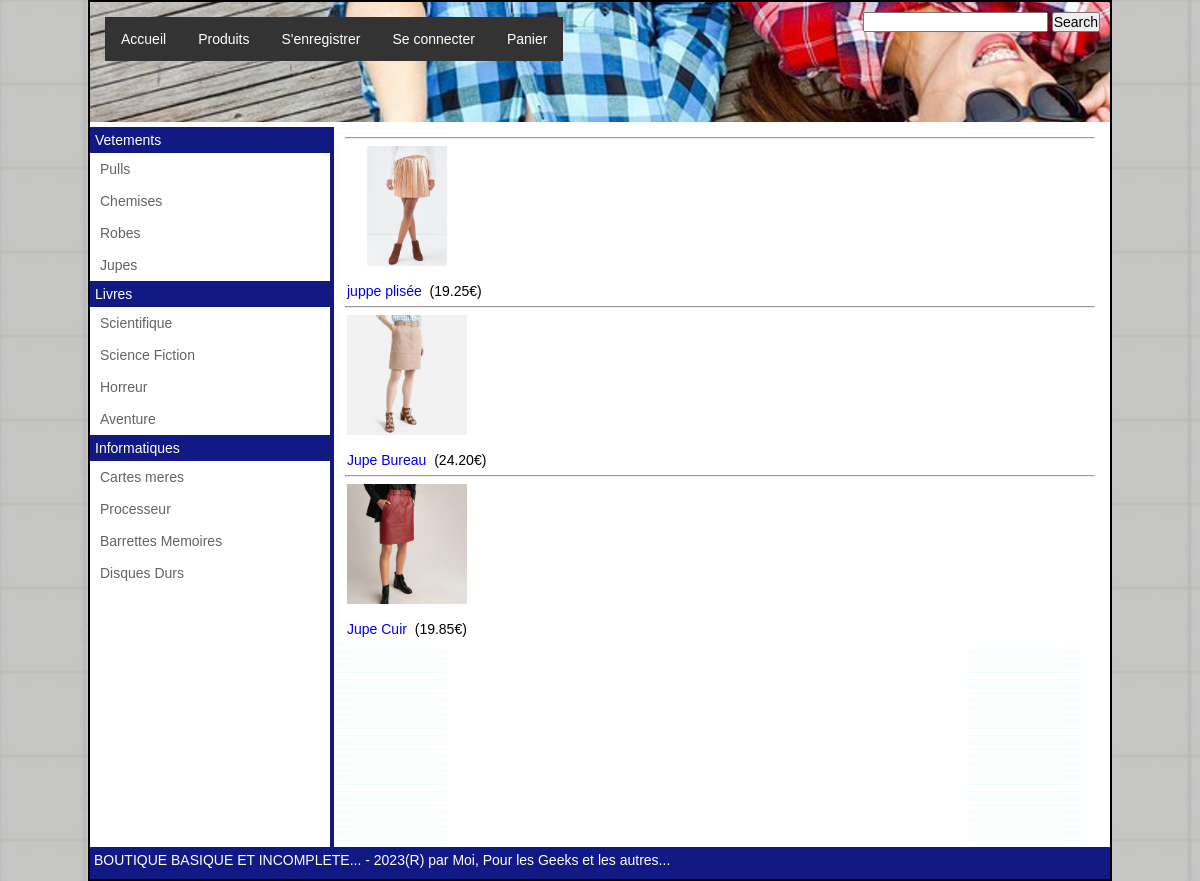
The page /index.php?idsscat=4 on the database its author committed.
### tables this page shows
CREATE TABLE `sous_categories` (
  `idsscategorie` int(11) NOT NULL,
  `nomsscategorie` varchar(48) NOT NULL,
  `idcategorieparent` int(11) NOT NULL
);

CREATE TABLE `produits` (
  `idArticle` int(11) NOT NULL,
  `nomArticle` varchar(64) DEFAULT NULL,
  `idSscategorie` int(11) DEFAULT NULL,
  `photoArticle` varchar(127) DEFAULT NULL,
  `descArticle` longtext,
  `prixArticle` decimal(5,2) DEFAULT NULL
);

### controllers/ctrl_main.php (called while the page is built, shortened)
<?php
require_once ("tools/config.php");
require_once ("tools/multiload.php");
$id_ssCat=0;
$id_Art=0;
if (isset($_GET['idsscat'])) {
    if(!empty($_GET["idsscat"])){
        $id_ssCat = protect_montexte($_GET["idsscat"]);
    }
    if( $id_ssCat <> 0){
        $modArticles = new ModArticles();
        $articles = $modArticles->getArticlesofSsCat($id_ssCat);
    }
} else if (isset($_GET['idart'])) {
    if(!empty($_GET["idart"])){
        $id_Art = protect_montexte($_GET["idart"]);
    }
    if( $id_Art <> 0){
        $modArticles = new ModArticles();
        $article = $modArticles->getArticle($id_Art);
        $str_inc ="views/view_article.php";
    }
} else if(isset($txtSearch) && !empty($txtSearch)){
    $str_inc ="resultSearch.php";
} else if(isset($_GET['all'])){
    $modArticles = new ModArticles();
    $allArticles = $modArticles->getAllArticles();
    $str_inc ="views/view_afficherall.php";
} else if(isset($_GET['act'])){
    $str_inc ="views/view_afficherpanier.php";
}else {
    $str_inc ="views/view_bienvenue.html";
}
require_once ("views/view_index.php");

### index.php (called while the page is built)
<?php
require_once ("controllers/ctrl_main.php");

### tools/multiload.php (called while the page is built, shortened)
<?php
spl_autoload_register(function ($className) {
    $dirs = ['models','tools'];
    try {
        foreach ($dirs as $dir) {
            $f = "$dir/$className.php";
            if (file_exists($f)) {
                $err = false;
                break;
            }
        }
    } catch (Exception $e) {
        echo "erreur : " . $e->getMessage();
        die();
    }
});

### models/modcategories.php (called while the page is built)
<?php
class ModCategories implements Conn_db
{
    private $conn;
    public function __construct()
    {
        try {
            $dsn = "mysql:host=localhost;dbname=".self::C_dbname;
            $this->conn = new PDO($dsn, self::C_dbuser, self::C_dbpass, array(PDO::ATTR_ERRMODE => PDO::ERRMODE_EXCEPTION));
        } catch (PDOException $p) {
            die('Erreur de connexion. Err : ' . $p->getMessage());
        }
    }
    public function getAllcategories()
    {
        $query = "SELECT * FROM categories";
        $res = $this->conn->query($query);
        return $res;
    }
    public function getSousCategories($id)
    {
        $query = "SELECT * FROM sous_categories where idcategorieparent = :idcat";
        $stmt = $this->conn->prepare($query);
        $stmt->bindParam(':idcat', $id, PDO::PARAM_INT);
        $stmt->execute();
        return $stmt;
    }
}

### models/modleftmenu.php (called while the page is built)
<?php
class ModLeftMenu
{
    public function buildLeftMenu()
    {
        $cat = new ModCategories();
        $qry_result = $cat->getAllcategories();
        $res = [];
        while ($row = $qry_result->fetch(PDO::FETCH_ASSOC)) {
            $res[$row['nomcategorie']] = [];
            $ssres = $cat->getSousCategories($row['idcategorie']);
            while($row_Ss = $ssres->fetch(PDO::FETCH_ASSOC)){
                array_push($res[$row['nomcategorie']], [$row_Ss['idsscategorie'],$row_Ss['nomsscategorie']]);
            }
        }
        return  $res;
    }
}

### models/modarticles.php (called while the page is built, shortened)
<?php
class ModArticles implements Conn_db
{
    private $conn;
    public function __construct()
    {
        try {
            $dsn = "mysql:host=localhost;dbname=".self::C_dbname;
            $this->conn = new PDO($dsn, self::C_dbuser, self::C_dbpass, array(PDO::ATTR_ERRMODE => PDO::ERRMODE_EXCEPTION));
        } catch (PDOException $p) {
            die('Erreur de connexion. Err : ' . $p->getMessage());
        }
    }
    function getArticlesofSsCat($idssCat){
        $query = "SELECT * FROM produits where idSscategorie = :idssCat";
        $stmt = $this->conn->prepare($query);
        $stmt->bindParam(':idssCat', $idssCat, PDO::PARAM_INT);
        $stmt->execute();
        return $stmt;
    }
}

### tools/config.php (called while the page is built, shortened)
<?php
function protect_montexte($montexte) {
    $montexte = trim($montexte);
    $montexte = stripslashes($montexte);
    $montexte = htmlspecialchars($montexte);
    return $montexte;
}

### views/view_detailsCategorie.php (the view, shortened to what this page needs)
<?php
$return_string = '';
if($articles->rowCount() > 0 ){
    while($row = $articles->fetch(PDO::FETCH_ASSOC)) {
        $return_string .= '<hr><p><img src="'.$row['photoArticle'].'" alt="'. $row['nomArticle'] .'"  width=120 height=120></p>'."\n";
        $return_string .= '<p><a class ="lienarticle" href="index.php?idart='.$row['idArticle'].'">'.utf8_encode($row['nomArticle']).' </a>&nbsp;('.$row['prixArticle'].'€)</p>' . "\n";
    }
}else {
    $return_string .= "<h1>Pas d'article encore ...</h1>";
}
echo $return_string;

### views/view_left_menu.php
<?php
$menu_string = '<ul>';
foreach ($resLeftMenu as $catM => $SsCats) {
    $menu_string  .= '<li class="licategorie">' . $catM . '</li>';
    foreach ($SsCats as $SsCatName) {
        $menu_string .= '<li class="lisscategorie">';
        $menu_string .= '<a href="index.php?idsscat=' . $SsCatName[0] . '">' . $SsCatName[1] . '</a>';
        $menu_string .= '</li>';
    }
}
$menu_string .= '</ul>';
echo $menu_string;

### assets/css/index.css (style rules this page uses)
*,html { padding : 0px; margin : 0px; font-family: Arial, Helvetica, sans-serif; font-size: 14px; box-sizing: border-box; }
body { background-image: url("../img/bgBazar.jpg"); background-repeat: both; }
#contentblock a { text-decoration: none; }
#contentblock p { background-color: white; text-justify: auto; color:#000000; padding: 7px; }
.licategorie { background-color: #111985; color: white; padding: 5px; }
#leftmenu ul { list-style-type: none; margin: 0; padding: 0; }
#leftmenu li a { color: rgb(99, 99, 99); text-decoration: none; white-space: nowrap; display: block; padding: 8px 10px ; }
.lienarticle { text-decoration: none; }

### rows shown on the page
sous_categories: nomsscategorie "Pulls"
sous_categories: nomsscategorie "Chemises"
sous_categories: nomsscategorie "Robes"
sous_categories: nomsscategorie "Jupes"
sous_categories: nomsscategorie "Scientifique"
sous_categories: nomsscategorie "Science Fiction"
sous_categories: nomsscategorie "Horreur"
sous_categories: nomsscategorie "Aventure"
sous_categories: nomsscategorie "Cartes meres"
sous_categories: nomsscategorie "Processeur"
sous_categories: nomsscategorie "Barrettes Memoires"
sous_categories: nomsscategorie "Disques Durs"
produits: photoArticle (picture), nomArticle "juppe plisée", prixArticle "19.25"
produits: photoArticle (picture), nomArticle "Jupe Bureau", prixArticle "24.20"
produits: photoArticle (picture), nomArticle "Jupe Cuir", prixArticle "19.85"

### other values the page prints
$catM "Vetements"
$catM "Livres"
$catM "Informatiques"
$sitetitle "BOUTIQUE BASIQUE ET INCOMPLETE..."
$siteslogan "Pour les Geeks et les autres..."
